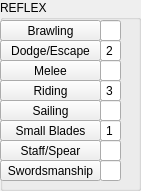
    <widget class="QGroupBox" name="Group_REFLEX">
     <property name="geometry">
      <rect>
       <x>310</x>
       <y>250</y>
       <width>141</width>
       <height>191</height>
      </rect>
     </property>
     <property name="title">
      <string>REFLEX</string>
     </property>
     <widget class="QPushButton" name="Brawling">
      <property name="geometry">
       <rect>
        <x>0</x>
        <y>20</y>
        <width>101</width>
        <height>21</height>
       </rect>
      </property>
      <property name="text">
       <string>Brawling</string>
      </property>
      <property name="checkable">
       <bool>false</bool>
      </property>
     </widget>
     <widget class="QPushButton" name="DodgeEscape">
      <property name="geometry">
       <rect>
        <x>0</x>
        <y>40</y>
        <width>101</width>
        <height>21</height>
       </rect>
      </property>
      <property name="text">
       <string>Dodge/Escape</string>
      </property>
      <property name="checkable">
       <bool>false</bool>
      </property>
     </widget>
     <widget class="QPushButton" name="Melee">
      <property name="geometry">
       <rect>
        <x>0</x>
        <y>60</y>
        <width>101</width>
        <height>21</height>
       </rect>
      </property>
      <property name="text">
       <string>Melee</string>
      </property>
      <property name="checkable">
       <bool>false</bool>
      </property>
     </widget>
     <widget class="QPushButton" name="Riding">
      <property name="geometry">
       <rect>
        <x>0</x>
        <y>80</y>
        <width>101</width>
        <height>21</height>
       </rect>
      </property>
      <property name="text">
       <string>Riding</string>
      </property>
      <property name="checkable">
       <bool>false</bool>
      </property>
     </widget>
     <widget class="QPushButton" name="Sailing">
      <property name="geometry">
       <rect>
        <x>0</x>
        <y>100</y>
        <width>101</width>
        <height>21</height>
       </rect>
      </property>
      <property name="text">
       <string>Sailing</string>
      </property>
      <property name="checkable">
       <bool>false</bool>
      </property>
     </widget>
     <widget class="QPushButton" name="SmallBlades">
      <property name="geometry">
       <rect>
        <x>0</x>
        <y>120</y>
        <width>101</width>
        <height>21</height>
       </rect>
      </property>
      <property name="text">
       <string>Small Blades</string>
      </property>
      <property name="checkable">
       <bool>false</bool>
      </property>
     </widget>
     <widget class="QPushButton" name="StaffSpear">
      <property name="geometry">
       <rect>
        <x>0</x>
        <y>140</y>
        <width>101</width>
        <height>21</height>
       </rect>
      </property>
      <property name="text">
       <string>Staff/Spear</string>
      </property>
      <property name="checkable">
       <bool>false</bool>
      </property>
     </widget>
     <widget class="QPushButton" name="Swordsmanship">
      <property name="geometry">
       <rect>
        <x>0</x>
        <y>160</y>
        <width>101</width>
        <height>21</height>
       </rect>
      </property>
      <property name="text">
       <string>Swordsmanship</string>
      </property>
      <property name="checkable">
       <bool>false</bool>
      </property>
     </widget>
     <widget class="QLineEdit" name="Brawling_Value">
      <property name="geometry">
       <rect>
        <x>100</x>
        <y>20</y>
        <width>21</width>
        <height>21</height>
       </rect>
      </property>
      <property name="frame">
       <bool>true</bool>
      </property>
      <property name="alignment">
       <set>Qt::AlignCenter</set>
      </property>
      <property name="readOnly">
       <bool>false</bool>
      </property>
     </widget>
     <widget class="QLineEdit" name="DodgeEscape_Value">
      <property name="geometry">
       <rect>
        <x>100</x>
        <y>40</y>
        <width>21</width>
        <height>21</height>
       </rect>
      </property>
      <property name="text">
       <string>2</string>
      </property>
      <property name="frame">
       <bool>true</bool>
      </property>
      <property name="alignment">
       <set>Qt::AlignCenter</set>
      </property>
      <property name="readOnly">
       <bool>false</bool>
      </property>
     </widget>
     <widget class="QLineEdit" name="Melee_Value">
      <property name="geometry">
       <rect>
        <x>100</x>
        <y>60</y>
        <width>21</width>
        <height>21</height>
       </rect>
      </property>
      <property name="frame">
       <bool>true</bool>
      </property>
      <property name="alignment">
       <set>Qt::AlignCenter</set>
      </property>
      <property name="readOnly">
       <bool>false</bool>
      </property>
     </widget>
     <widget class="QLineEdit" name="Riding_Value">
      <property name="geometry">
       <rect>
        <x>100</x>
        <y>80</y>
        <width>21</width>
        <height>21</height>
       </rect>
      </property>
      <property name="text">
       <string>3</string>
      </property>
      <property name="frame">
       <bool>true</bool>
      </property>
      <property name="alignment">
       <set>Qt::AlignCenter</set>
      </property>
      <property name="readOnly">
       <bool>false</bool>
      </property>
     </widget>
     <widget class="QLineEdit" name="Sailing_Value">
      <property name="geometry">
       <rect>
        <x>100</x>
        <y>100</y>
        <width>21</width>
        <height>21</height>
       </rect>
      </property>
      <property name="frame">
       <bool>true</bool>
      </property>
      <property name="alignment">
       <set>Qt::AlignCenter</set>
      </property>
      <property name="readOnly">
       <bool>false</bool>
      </property>
     </widget>
     <widget class="QLineEdit" name="SmallBlades_Value">
      <property name="geometry">
       <rect>
        <x>100</x>
        <y>120</y>
        <width>21</width>
        <height>21</height>
       </rect>
      </property>
      <property name="text">
       <string>1</string>
      </property>
      <property name="frame">
       <bool>true</bool>
      </property>
      <property name="alignment">
       <set>Qt::AlignCenter</set>
      </property>
      <property name="readOnly">
       <bool>false</bool>
      </property>
     </widget>
     <widget class="QLineEdit" name="StaffSpear_Value">
      <property name="geometry">
       <rect>
        <x>100</x>
        <y>140</y>
        <width>21</width>
        <height>21</height>
       </rect>
      </property>
      <property name="frame">
       <bool>true</bool>
      </property>
      <property name="alignment">
       <set>Qt::AlignCenter</set>
      </property>
      <property name="readOnly">
       <bool>false</bool>
      </property>
     </widget>
     <widget class="QLineEdit" name="Swordsmanship_Value">
      <property name="geometry">
       <rect>
        <x>100</x>
        <y>160</y>
        <width>21</width>
        <height>21</height>
       </rect>
      </property>
      <property name="frame">
       <bool>true</bool>
      </property>
      <property name="alignment">
       <set>Qt::AlignCenter</set>
      </property>
      <property name="readOnly">
       <bool>false</bool>
      </property>
     </widget>
    </widget>
